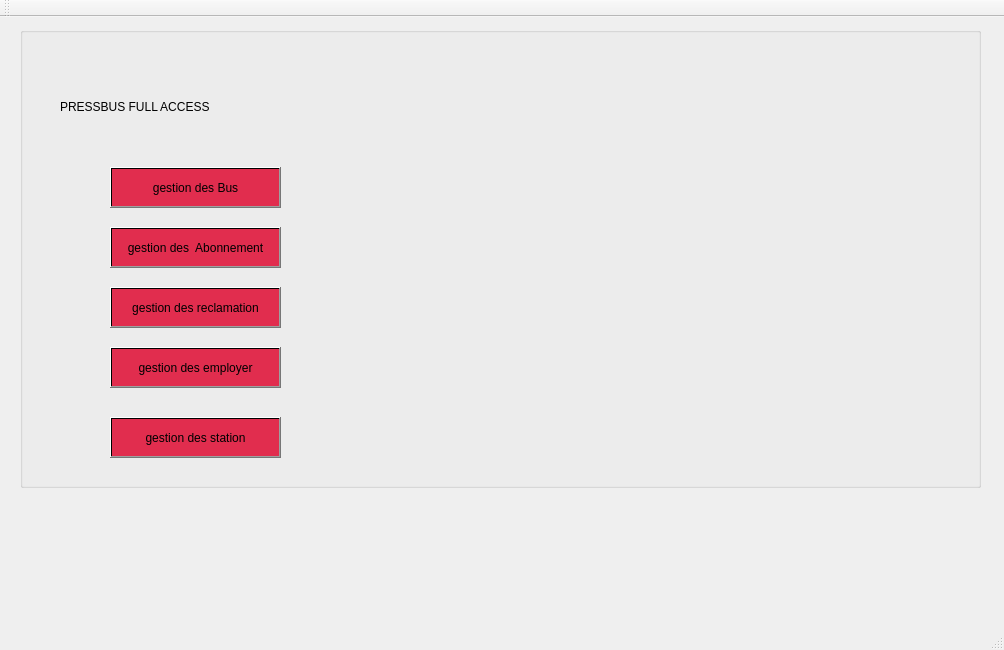
<?xml version="1.0" encoding="UTF-8"?>
<ui version="4.0">
 <class>MainWindow</class>
 <widget class="QMainWindow" name="MainWindow">
  <property name="geometry">
   <rect>
    <x>0</x>
    <y>0</y>
    <width>1004</width>
    <height>650</height>
   </rect>
  </property>
  <property name="windowTitle">
   <string>Gestion des Clients</string>
  </property>
  <widget class="QWidget" name="centralWidget">
   <widget class="QGroupBox" name="groupBox">
    <property name="geometry">
     <rect>
      <x>20</x>
      <y>10</y>
      <width>961</width>
      <height>461</height>
     </rect>
    </property>
    <property name="title">
     <string/>
    </property>
    <widget class="QPushButton" name="pb_gestionBus">
     <property name="geometry">
      <rect>
       <x>90</x>
       <y>140</y>
       <width>171</width>
       <height>41</height>
      </rect>
     </property>
     <property name="styleSheet">
      <string notr="true">font: 87 8pt &quot;Segoe UI Black&quot;;
border-color: rgb(197, 39, 68);
background-color: qlineargradient(spread:pad, x1:0, y1:0, x2:1, y2:1, stop:1 rgba(225, 45, 78, 255));
border-color: qlineargradient(spread:pad, x1:0, y1:0, x2:1, y2:1, stop:1 rgba(217, 29, 81, 255));
selection-color: rgb(225, 22, 69);
selection-background-color: rgb(225, 6, 57);</string>
     </property>
     <property name="text">
      <string>gestion des Bus</string>
     </property>
    </widget>
    <widget class="QPushButton" name="pb_gestionabonne">
     <property name="geometry">
      <rect>
       <x>90</x>
       <y>200</y>
       <width>171</width>
       <height>41</height>
      </rect>
     </property>
     <property name="styleSheet">
      <string notr="true">font: 87 8pt &quot;Segoe UI Black&quot;;
border-color: rgb(197, 39, 68);
background-color: qlineargradient(spread:pad, x1:0, y1:0, x2:1, y2:1, stop:1 rgba(225, 45, 78, 255));
border-color: qlineargradient(spread:pad, x1:0, y1:0, x2:1, y2:1, stop:1 rgba(217, 29, 81, 255));
selection-color: rgb(225, 22, 69);
selection-background-color: rgb(225, 6, 57);</string>
     </property>
     <property name="text">
      <string>gestion des  Abonnement</string>
     </property>
    </widget>
    <widget class="QPushButton" name="pb_gestionReclamation">
     <property name="geometry">
      <rect>
       <x>90</x>
       <y>260</y>
       <width>171</width>
       <height>41</height>
      </rect>
     </property>
     <property name="styleSheet">
      <string notr="true">font: 87 8pt &quot;Segoe UI Black&quot;;
border-color: rgb(197, 39, 68);
background-color: qlineargradient(spread:pad, x1:0, y1:0, x2:1, y2:1, stop:1 rgba(225, 45, 78, 255));
border-color: qlineargradient(spread:pad, x1:0, y1:0, x2:1, y2:1, stop:1 rgba(217, 29, 81, 255));
selection-color: rgb(225, 22, 69);
selection-background-color: rgb(225, 6, 57);</string>
     </property>
     <property name="text">
      <string>gestion des reclamation</string>
     </property>
    </widget>
    <widget class="QPushButton" name="pb_gestion_employee">
     <property name="geometry">
      <rect>
       <x>90</x>
       <y>320</y>
       <width>171</width>
       <height>41</height>
      </rect>
     </property>
     <property name="styleSheet">
      <string notr="true">font: 87 8pt &quot;Segoe UI Black&quot;;
border-color: rgb(197, 39, 68);
background-color: qlineargradient(spread:pad, x1:0, y1:0, x2:1, y2:1, stop:1 rgba(225, 45, 78, 255));
border-color: qlineargradient(spread:pad, x1:0, y1:0, x2:1, y2:1, stop:1 rgba(217, 29, 81, 255));
selection-color: rgb(225, 22, 69);
selection-background-color: rgb(225, 6, 57);</string>
     </property>
     <property name="text">
      <string>gestion des employer</string>
     </property>
    </widget>
    <widget class="QPushButton" name="pb_gestionStation">
     <property name="geometry">
      <rect>
       <x>90</x>
       <y>390</y>
       <width>171</width>
       <height>41</height>
      </rect>
     </property>
     <property name="styleSheet">
      <string notr="true">font: 87 8pt &quot;Segoe UI Black&quot;;
border-color: rgb(197, 39, 68);
background-color: qlineargradient(spread:pad, x1:0, y1:0, x2:1, y2:1, stop:1 rgba(225, 45, 78, 255));
border-color: qlineargradient(spread:pad, x1:0, y1:0, x2:1, y2:1, stop:1 rgba(217, 29, 81, 255));
selection-color: rgb(225, 22, 69);
selection-background-color: rgb(225, 6, 57);</string>
     </property>
     <property name="text">
      <string>gestion des station</string>
     </property>
    </widget>
    <widget class="QLabel" name="label_2">
     <property name="geometry">
      <rect>
       <x>40</x>
       <y>40</y>
       <width>889</width>
       <height>80</height>
      </rect>
     </property>
     <property name="styleSheet">
      <string notr="true">
font: 75 italic 40pt &quot;Century Schoolbook&quot;;
</string>
     </property>
     <property name="text">
      <string>PRESSBUS FULL ACCESS</string>
     </property>
    </widget>
    <widget class="QLabel" name="label">
     <property name="geometry">
      <rect>
       <x>280</x>
       <y>-10</y>
       <width>701</width>
       <height>471</height>
      </rect>
     </property>
     <property name="text">
      <string/>
     </property>
     <property name="pixmap">
      <pixmap>../../Downloads/263567977_281119867312827_5399763417507337311_n.jpg</pixmap>
     </property>
    </widget>
    <zorder>label</zorder>
    <zorder>pb_gestionBus</zorder>
    <zorder>pb_gestionabonne</zorder>
    <zorder>pb_gestionReclamation</zorder>
    <zorder>pb_gestion_employee</zorder>
    <zorder>pb_gestionStation</zorder>
    <zorder>label_2</zorder>
   </widget>
  </widget>
  <widget class="QMenuBar" name="menuBar">
   <property name="geometry">
    <rect>
     <x>0</x>
     <y>0</y>
     <width>1004</width>
     <height>26</height>
    </rect>
   </property>
  </widget>
  <widget class="QToolBar" name="mainToolBar">
   <attribute name="toolBarArea">
    <enum>TopToolBarArea</enum>
   </attribute>
   <attribute name="toolBarBreak">
    <bool>false</bool>
   </attribute>
  </widget>
  <widget class="QStatusBar" name="statusBar"/>
 </widget>
 <layoutdefault spacing="6" margin="11"/>
 <resources/>
 <connections/>
</ui>
